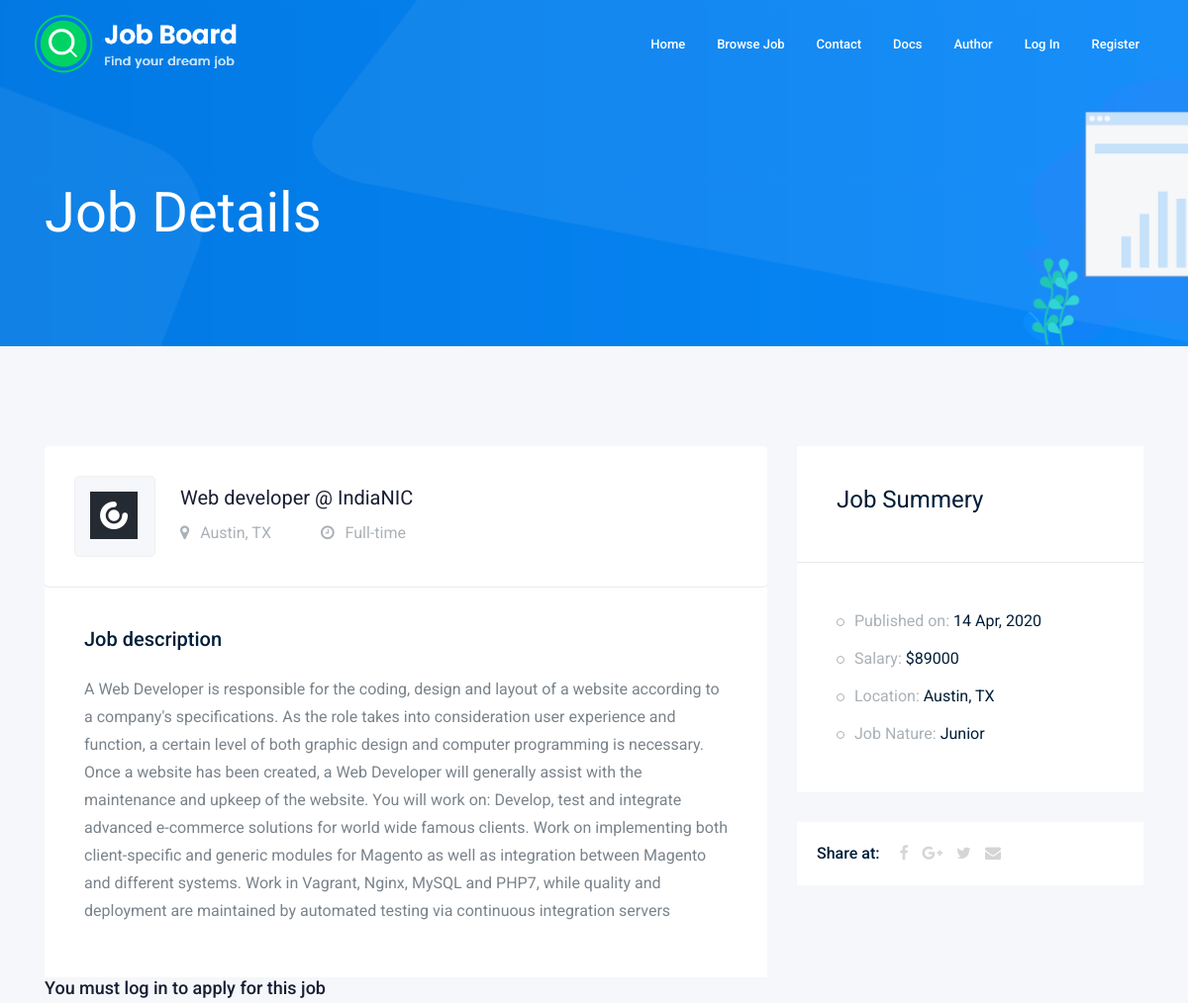
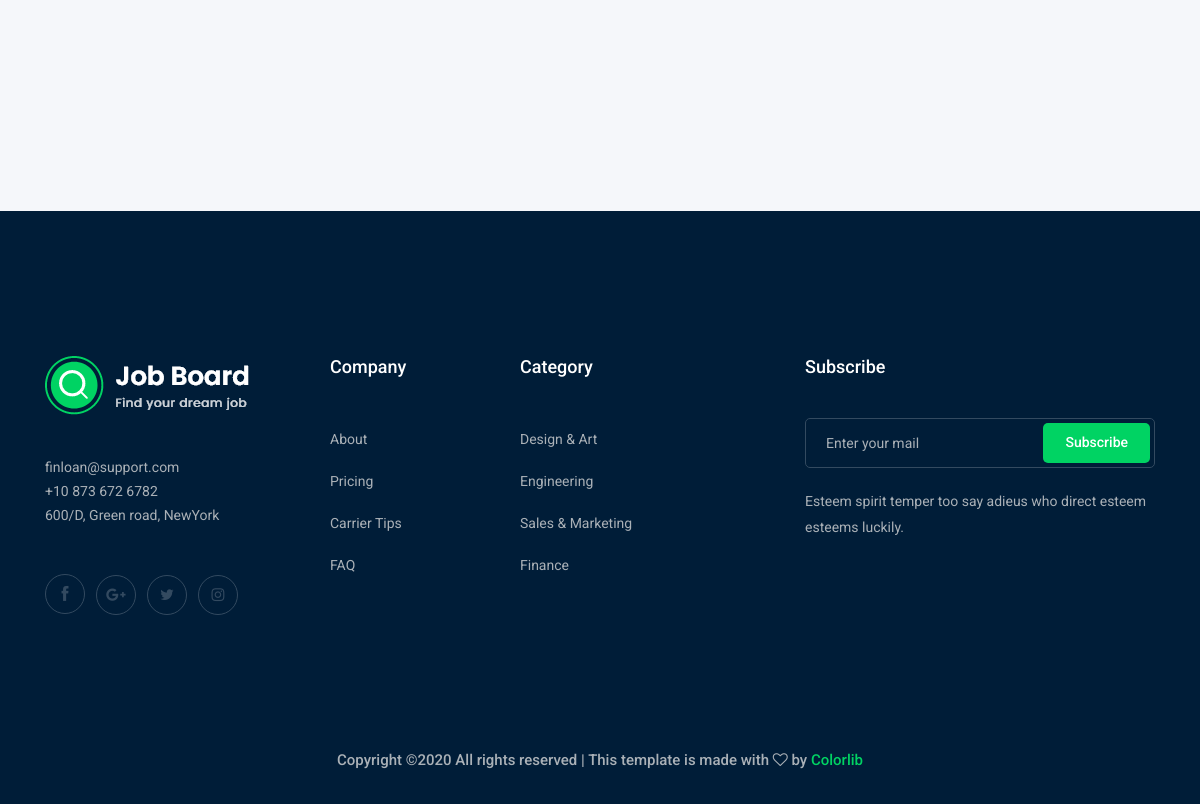
The page /jobDetails.php?jobId=1 on the database its author committed (2 pictures, top to bottom).
### tables this page shows
CREATE TABLE IF NOT EXISTS `meni` (
  `Id` int(11) NOT NULL AUTO_INCREMENT,
  `Ime` varchar(50) NOT NULL,
  `Putanja` varchar(50) NOT NULL,
  `GlavnaNav` tinyint(1) NOT NULL,
  PRIMARY KEY (`Id`)
);

CREATE TABLE IF NOT EXISTS `oglasi` (
  `Id` int(11) NOT NULL AUTO_INCREMENT,
  `Naslov` varchar(50) NOT NULL,
  `KategorijeId` int(11) NOT NULL,
  `Kreiran` timestamp NOT NULL DEFAULT CURRENT_TIMESTAMP,
  `Rok` timestamp NOT NULL,
  `Plata` decimal(10,0) NOT NULL,
  `LokacijaId` int(11) NOT NULL,
  `Opis` text NOT NULL,
  `FirmaId` int(11) NOT NULL,
  `TipPoslaId` int(11) NOT NULL,
  `IskustvoId` int(11) NOT NULL,
  `Aktivan` tinyint(1) NOT NULL DEFAULT '1',
  PRIMARY KEY (`Id`),
  KEY `KategorijeId` (`KategorijeId`,`LokacijaId`,`FirmaId`,`TipPoslaId`,`IskustvoId`),
  KEY `TipPoslaId` (`TipPoslaId`),
  KEY `IskustvoId` (`IskustvoId`),
  KEY `FirmaId` (`FirmaId`),
  KEY `LokacijaId` (`LokacijaId`)
);

CREATE TABLE IF NOT EXISTS `firme` (
  `Id` int(11) NOT NULL AUTO_INCREMENT,
  `Naziv` varchar(50) NOT NULL,
  `Logo` varchar(50) NOT NULL,
  `IdPoslodavca` int(11) NOT NULL,
  PRIMARY KEY (`Id`),
  UNIQUE KEY `Logo` (`Logo`),
  KEY `IdPoslodavca` (`IdPoslodavca`)
);

CREATE TABLE IF NOT EXISTS `lokacije` (
  `Id` int(5) NOT NULL AUTO_INCREMENT,
  `Grad` varchar(50) NOT NULL,
  `Drzava` varchar(50) NOT NULL,
  PRIMARY KEY (`Id`)
);

CREATE TABLE IF NOT EXISTS `tipposla` (
  `Id` int(11) NOT NULL AUTO_INCREMENT,
  `NazivTip` varchar(30) NOT NULL,
  PRIMARY KEY (`Id`)
);

CREATE TABLE IF NOT EXISTS `iskustvo` (
  `Id` int(11) NOT NULL AUTO_INCREMENT,
  `Naziv` varchar(30) NOT NULL,
  PRIMARY KEY (`Id`)
);

### jobDetails.php (called while the page is built, shortened)
<?php
    require "views/nepromenljivi/head.php";
    require "views/nepromenljivi/nav.php";
    require "views/nepromenljivi/hero.php";
    require "views/jobDetailsContent.php";
    require "views/nepromenljivi/footer.php";

### views/jobDetailsContent.php (the view, shortened to what this page needs)
<?php
    if(isset($_GET['jobId'])) {
        $jobId = $_GET['jobId'];
        $upit = "SELECT o.Id, o.Naslov, k.Ime as ImeKategorije, o.Rok, o.Plata, l.Grad, l.Drzava, o.Opis, f.Naziv as nazivFirme, f.Logo, tp.NazivTip as TipPosla, i.Naziv as iskustvo FROM oglasi o INNER JOIN kategorije k ON o.KategorijeId = k.Id INNER JOIN lokacije l ON o.LokacijaId = l.Id INNER JOIN firme f ON o.FirmaId = f.Id INNER JOIN tipposla tp ON o.TipPoslaId = tp.Id INNER JOIN iskustvo i ON o.IskustvoId = i.Id WHERE o.Id = :id";
        $priprema = $db->prepare($upit);
        $priprema->bindParam(":id", $jobId);
        $priprema->execute();
        if($priprema->rowCount() == 1) {
            $red = $priprema->fetch();
        } else {
            echo "Ode pukne";
            die();
        }
    } else {
        die();
    }
?>
<div class="job_details_area">
        <div class="container">
            <div class="row">
                <div class="col-lg-8">
                    <div class="job_details_header">
                        <div class="single_jobs white-bg d-flex justify-content-between">
                            <div class="jobs_left d-flex align-items-center">
                                <div class="thumb">
                                    <img src="<?= $red['Logo']?>" alt="Logo <?= $red['nazivFirme'] ?>" class="img-fluid" />
                                </div>
                                <div class="jobs_conetent">
                                    <h4><?= $red['Naslov'] . " @ " . $red['nazivFirme']?></h4>
                                    <div class="links_locat d-flex align-items-center">
                                        <div class="location">
                                            <p> <i class="fa fa-map-marker"></i> <?= $red['Grad'] . ", " .$red['Drzava'] ?></p>
                                        </div>
                                        <div class="location">
                                            <p> <i class="fa fa-clock-o"></i> <?= $red['TipPosla']?></p>
                                        </div>
                                    </div>
                                </div>
                            </div>
                        </div>
                    </div>
                    <div class="descript_wrap white-bg">
                        <div class="single_wrap">
                            <h4>Job description</h4>
                            <p>
                                <?= $red['Opis'] ?>
                            </p>
                        </div>
                    </div>
                    <?php if(isset($_SESSION['korisnik'])) : ?>
                    <div class="apply_job_form white-bg">
                        <h4>Apply for the job</h4>
                        <form action="#">
                            <div class="row">
                                <div class="col-md-12">
                                    <div class="input_field">
                                        <textarea name="#" id="message" cols="30" rows="10" placeholder="Enter message to Employer"></textarea>
                                    </div>
                                </div>
                                <div class="col-md-12">
                                    <div class="submit_btn">
                                        <button class="boxed-btn3" id="submitApply" data-userId="<?= $_SESSION['korisnik']['Id']; ?>" data-oglasId ="<?= $_GET['jobId']; ?>">Apply Now</button>
                                    </div>
                                </div>
                            </div>
                        </form>
                    </div>
                    <?php else : ?>
                        <h4> You must log in to apply for this job</h4>
                    <?php endif; ?>
                </div>
                <div class="col-lg-4">
                    <div class="job_sumary">
                        <div class="summery_header">
                            <h3>Job Summery</h3>
                        </div>
                        <div class="job_content">
                            <ul>
                                <li>Published on: <span>
                                    <?php
                                        echo date("d M, Y", strtotime($red['Rok']));
                                    ?>
                                </li>
                                <li>Salary: <span> <?= "$" . $red['Plata'] ?></span></li>
                                <li>Location: <span>
                                    <?= $red['Grad'] . ", " . $red['Drzava'] ?>
                                </span></li>
                                <li>Job Nature: <span>
                                    <?= $red['iskustvo'] ?>
                                </span></li>
                            </ul>
                        </div>
                    </div>
                    <div class="share_wrap d-flex">
                        <span>Share at:</span>
                        <ul>
                            <li><a href="#"> <i class="fa fa-facebook"></i></a> </li>
                            <li><a href="#"> <i class="fa fa-google-plus"></i></a> </li>
                            <li><a href="#"> <i class="fa fa-twitter"></i></a> </li>
                            <li><a href="#"> <i class="fa fa-envelope"></i></a> </li>
                        </ul>
                    </div>
                    <div class="job_location_wrap">
                        <div class="job_lok_inner">
                            <div id="map" style="height: 200px;"></div>
                          </div>
                    </div>
                </div>
            </div>
        </div>
    </div>

### views/nepromenljivi/nav.php (shortened to what this page needs)
<header>
    <div class="header-area ">
        <div id="sticky-header" class="main-header-area">
            <div class="container-fluid ">
                <div class="header_bottom_border">
                    <div class="row align-items-center">
                        <div class="col-xl-3 col-lg-2">
                            <div class="logo">
                                <a href="index.php">
                                    <img src="assets/img/logo.png" alt="Job board logo" />
                                </a>
                            </div>
                        </div>
                        <div class="col-lg-9">
                            <div class="main-menu  d-none d-lg-block">
                                <nav>
                                    <ul id="navigation" class="text-right">
                                        <?php
                                            require "Business/konekcija.php";
                                            $upit = "SELECT * FROM meni";
                                            $priprema = $db->prepare($upit);
                                            $priprema->execute();
                                            $rez = $priprema->fetchAll(); ?>
                                                <li>
                                                    <a href="<?= $rez[0]['Putanja'] ?>"><?= $rez[0]['Ime'] ?></a>
                                                </li>
                                                <li>
                                                    <a href="<?= $rez[1]['Putanja'] ?>"><?= $rez[1]['Ime'] ?></a>
                                                </li>
                                                <li>
                                                    <a href="<?= $rez[2]['Putanja'] ?>"><?= $rez[2]['Ime'] ?></a>
                                                </li>
                                                <li>
                                                    <a href="<?= $rez[7]['Putanja'] ?>"><?= $rez[7]['Ime'] ?></a>
                                                </li>
                                                <li>
                                                    <a href="<?= $rez[8]['Putanja'] ?>"><?= $rez[8]['Ime'] ?></a>
                                                </li>
                                                <?php if(!isset($_SESSION['korisnik'])): ?>
                                                <li>
                                                    <a href="<?= $rez[3]['Putanja'] ?>"><?= $rez[3]['Ime'] ?></a>
                                                </li>
                                                <li>
                                                    <a href="<?= $rez[4]['Putanja'] ?>"><?= $rez[4]['Ime'] ?></a>
                                                </li>
                                                <?php endif; ?>
                                    </ul>
                                </nav>
                            </div>
                        </div>
                            </div>
                        </div>
                        <div class="col-12">
                        </div>
                    </div>
                </div>
            </div>
</header>

### rows shown on the page
meni: Ime "Home"
meni: Ime "Browse Job"
meni: Ime "Contact"
meni: Ime "Docs"
meni: Ime "Author"
meni: Ime "Log In"
meni: Ime "Register"
oglasi: FirmaId.Logo (picture), Naslov "Web developer", FirmaId.Naziv "IndiaNIC", LokacijaId.Grad "Austin", LokacijaId.Drzava "TX", TipPoslaId.NazivTip "Full-time", Opis "A Web Developer is responsible for the coding, design and layout of a website according to a company's specifications. As the role takes into consideration user experience and function, a certain level of both graphic design and computer programming is necessary. Once a website has been created, a Web Developer will generally assist with the maintenance and upkeep of the website. You will work on: Develop, test and integrate advanced e-commerce solutions for world wide famous clients. Work on implementing both client-specific and generic modules for Magento as well as integration between Magento and different systems. Work in Vagrant, Nginx, MySQL and PHP7, while quality and deployment are…", Rok "14 Apr, 2020", Plata "89000", IskustvoId.Naziv "Junior"

### other values the page prints
$pageTitle "Job Details"
